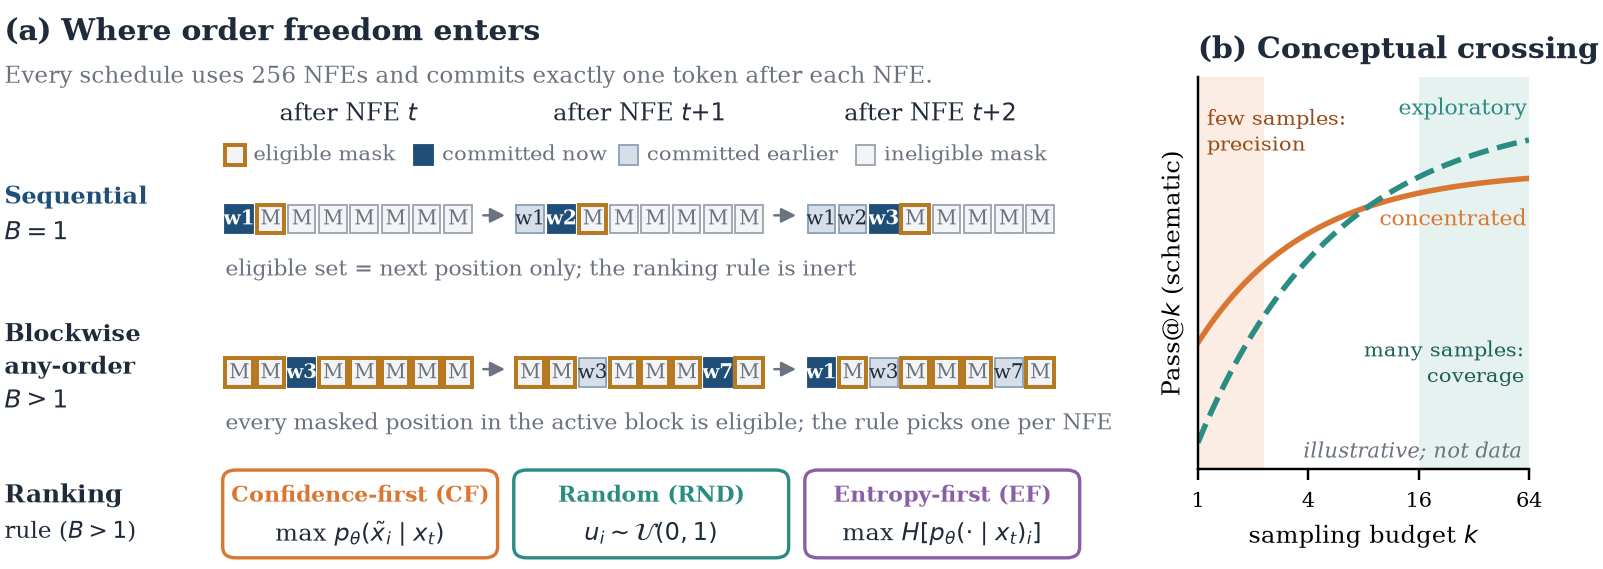

The script that saved this image:
#!/usr/bin/env python3
"""Draw Figure 1: the decoding decision studied in the paper.

Panel (a) is a schematic of the evaluated implementation: every schedule
commits exactly one token per neural function evaluation (NFE); B only changes
which masked positions are eligible. Panel (b) is an explicitly conceptual
sketch of a budget-dependent policy crossing. It contains no data; the
empirical frontiers and intervals are in Figures 3 and 5.

This asset is reviewed manually and is not regenerated by ``make``. Run it
directly after editing:

    python figures/fig1_overview.py
"""

from __future__ import annotations

import sys
from pathlib import Path

import numpy as np
from matplotlib.patches import FancyBboxPatch, Rectangle

sys.path.insert(0, str(Path(__file__).resolve().parents[1] / "scripts"))
from plot_environment import PDF_METADATA, plt, reset_style, warn_if_unpinned  # noqa: E402

OUT = Path(__file__).resolve().parent

INK = "#1F2A3A"
MUTED = "#6B7280"
MASK_FILL = "#F3F4F6"
MASK_EDGE = "#9CA3AF"
OLD_FILL = "#D6DEE8"
NEW_FILL = "#1F4E79"
ELIGIBLE_EDGE = "#B7791F"
COLORS = {
    "cf": "#D97732",
    "rnd": "#2A8C82",
    "ef": "#8A5FA8",
    "seq": "#1F4E79",
}

CELL = 2.55
GAP = 0.35
N_CELLS = 8


def draw_state(ax, x0: float, y0: float, committed: dict[int, str], newest: int, eligible: set[int]) -> None:
    """Draw one sequence state of eight positions starting at (x0, y0)."""
    for i in range(N_CELLS):
        x = x0 + i * (CELL + GAP)
        pos = i + 1
        if pos == newest:
            face, edge, text, color, weight = NEW_FILL, NEW_FILL, committed[pos], "white", "bold"
        elif pos in committed:
            face, edge, text, color, weight = OLD_FILL, "#8BA0B8", committed[pos], INK, "normal"
        else:
            face, edge, text, color, weight = MASK_FILL, MASK_EDGE, "M", MUTED, "normal"
        lw = 1.3 if (pos in eligible and pos not in committed) else 0.6
        if pos in eligible and pos not in committed:
            edge = ELIGIBLE_EDGE
        ax.add_patch(Rectangle((x, y0), CELL, CELL * 1.25, facecolor=face, edgecolor=edge, lw=lw))
        ax.text(x + CELL / 2, y0 + CELL * 0.62, text, ha="center", va="center", fontsize=6.6, color=color, weight=weight)


def state_width() -> float:
    return N_CELLS * CELL + (N_CELLS - 1) * GAP


def panel_a(ax) -> None:
    ax.set_xlim(0, 100)
    ax.set_ylim(0, 62)
    ax.axis("off")
    ax.text(0, 60.5, "(a) Where order freedom enters", fontsize=9.9, weight="bold", color=INK, va="top")
    ax.text(0, 55.2, "Every schedule uses 256 NFEs and commits exactly one token after each NFE.",
            fontsize=7.6, color=MUTED, va="top")

    # Key for the cell styles.
    key_y = 44.2
    key_items = (
        (MASK_FILL, ELIGIBLE_EDGE, 1.3, "eligible mask"),
        (NEW_FILL, NEW_FILL, 0.6, "committed now"),
        (OLD_FILL, "#8BA0B8", 0.6, "committed earlier"),
        (MASK_FILL, MASK_EDGE, 0.6, "ineligible mask"),
    )
    for j, (face, edge, lw, label) in enumerate(key_items):
        x = (20.5, 38.0, 57.0, 79.0)[j]
        ax.add_patch(Rectangle((x, key_y), 1.8, 2.2, facecolor=face, edgecolor=edge, lw=lw))
        ax.text(x + 2.6, key_y + 1.1, label, fontsize=7.0, color=MUTED, va="center")

    x_states = [20.5, 47.5, 74.5]
    for x, label in zip(x_states, ("after NFE $t$", "after NFE $t{+}1$", "after NFE $t{+}2$")):
        ax.text(x + state_width() / 2, 49.0, label, ha="center", fontsize=7.8, color=INK)
    for left, right in zip(x_states[:-1], x_states[1:]):
        for y in (38.6, 21.6):
            ax.annotate("", xy=(right - 0.5, y), xytext=(left + state_width() + 0.5, y),
                        arrowprops={"arrowstyle": "-|>", "color": MUTED, "lw": 0.8})

    # Row 1: sequential, B = 1. The eligible set is the next position only.
    ax.text(0, 40.6, "Sequential", fontsize=8.0, weight="bold", color=COLORS["seq"], va="center")
    ax.text(0, 36.6, "$B=1$", fontsize=8.2, color=INK, va="center")
    seq_states = [
        ({1: "w1"}, 1, {2}),
        ({1: "w1", 2: "w2"}, 2, {3}),
        ({1: "w1", 2: "w2", 3: "w3"}, 3, {4}),
    ]
    for x, (committed, newest, eligible) in zip(x_states, seq_states):
        draw_state(ax, x, 36.6, committed, newest, eligible)
    ax.text(x_states[0], 32.6, "eligible set = next position only; the ranking rule is inert",
            fontsize=7.2, color=MUTED, va="center")

    # Row 2: block-parallel, B > 1 (one 8-position block shown schematically).
    ax.text(0, 25.4, "Blockwise", fontsize=8.0, weight="bold", color=INK, va="center")
    ax.text(0, 21.8, "any-order", fontsize=8.0, weight="bold", color=INK, va="center")
    ax.text(0, 18.0, "$B>1$", fontsize=8.2, color=INK, va="center")
    block = set(range(1, 9))
    block_states = [
        ({3: "w3"}, 3, block),
        ({3: "w3", 7: "w7"}, 7, block),
        ({1: "w1", 3: "w3", 7: "w7"}, 1, block),
    ]
    for x, (committed, newest, eligible) in zip(x_states, block_states):
        draw_state(ax, x, 19.6, committed, newest, eligible)
    ax.text(x_states[0], 15.6,
            "every masked position in the active block is eligible; the rule picks one per NFE",
            fontsize=7.2, color=MUTED, va="center")

    # Ranking rules used inside the active block.
    rules = (
        ("cf", "Confidence-first (CF)", r"max $p_\theta(\tilde x_i \mid x_t)$"),
        ("rnd", "Random (RND)", r"$u_i \sim \mathcal{U}(0,1)$"),
        ("ef", "Entropy-first (EF)", r"max $H[p_\theta(\cdot \mid x_t)_i]$"),
    )
    for j, (key, name, formula) in enumerate(rules):
        x = 20.5 + j * 27.0
        ax.add_patch(FancyBboxPatch((x, 1.0), 25.0, 9.2, boxstyle="round,pad=0.25,rounding_size=1.2",
                                    facecolor="white", edgecolor=COLORS[key], lw=1.1))
        ax.text(x + 12.5, 7.6, name, ha="center", va="center", fontsize=7.2, weight="bold", color=COLORS[key])
        ax.text(x + 12.5, 3.4, formula, ha="center", va="center", fontsize=8.0, color=INK)
    ax.text(0, 7.6, "Ranking", fontsize=8.2, weight="bold", color=INK, va="center")
    ax.text(0, 3.6, "rule ($B>1$)", fontsize=7.6, color=INK, va="center")


def panel_b(ax) -> None:
    k = np.logspace(0, 6, 200, base=2)
    z = np.log2(k) / 6
    concentrated = 0.55 + 0.26 * (1 - np.exp(-3.0 * z))
    exploratory = 0.40 + 0.50 * (1 - np.exp(-2.4 * z))
    ax.axvspan(1, 2.3, color="#FBEDE3", lw=0, zorder=-3)
    ax.axvspan(16, 64, color="#E6F2F0", lw=0, zorder=-3)
    ax.plot(k, concentrated, color=COLORS["cf"], lw=1.8)
    ax.plot(k, exploratory, color=COLORS["rnd"], lw=1.8, ls="--")
    ax.text(1.12, 0.905, "few samples:\nprecision", fontsize=7.0, color="#9A4A16", va="top")
    ax.text(60, 0.48, "many samples:\ncoverage", fontsize=7.0, color="#1D6159", ha="right", va="bottom")
    ax.text(62, 0.752, "concentrated", fontsize=7.2, color=COLORS["cf"], ha="right", va="top")
    ax.text(62, 0.885, "exploratory", fontsize=7.2, color=COLORS["rnd"], ha="right", va="bottom")
    ax.set_xscale("log", base=2)
    ax.set_xticks([1, 4, 16, 64])
    ax.set_xticklabels(["1", "4", "16", "64"])
    ax.set_yticks([])
    ax.set_xlim(1, 64)
    ax.set_ylim(0.36, 0.95)
    ax.set_xlabel("sampling budget $k$", fontsize=8.0)
    ax.set_ylabel("Pass@$k$ (schematic)", fontsize=8.0)
    ax.tick_params(labelsize=7)
    for side in ("top", "right"):
        ax.spines[side].set_visible(False)
    ax.set_title("(b) Conceptual crossing", fontsize=9.9, weight="bold", color=INK, loc="left")
    ax.text(0.98, 0.03, "illustrative; not data", transform=ax.transAxes, ha="right", fontsize=7.0,
            color=MUTED, style="italic")


def main() -> None:
    warn_if_unpinned()
    reset_style()
    fig = plt.figure(figsize=(7.0, 2.55))
    ax_a = fig.add_axes((0.0, 0.0, 0.70, 1.0))
    ax_b = fig.add_axes((0.775, 0.17, 0.215, 0.70))
    panel_a(ax_a)
    panel_b(ax_b)
    fig.savefig(OUT / "fig1_overview.pdf", bbox_inches="tight", pad_inches=0.02, metadata=PDF_METADATA)
    fig.savefig(OUT / "fig1_overview.png", dpi=220, bbox_inches="tight", pad_inches=0.02)
    plt.close(fig)


if __name__ == "__main__":
    main()
